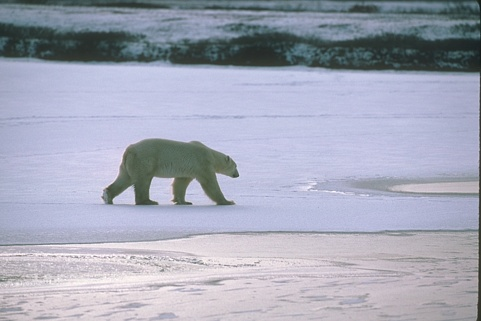
#> input picture lab2/test_images/100007.jpg, 481 x 321 px
$ jupyter execute --allow-errors lab2.ipynb
#> lines starting #> are read from the running program, lines starting #| are printed output that depends on the picture; long printed decimals are rounded
# Image Manipulations and Image Spaces

[cell 1]
import numpy as np
import matplotlib.pyplot as plt
from PIL import Image
from skimage import color
import os

[cell 2]
# Read an image
original_image = Image.open("./test_images/100007.jpg")
#> original_image is the input picture: PIL image 481x321 RGB; mean R, G, B 164.2, 167.6, 183.7

# Show the image
original_image.show()

[cell 3]
# Transform the image to numpy array to manipulate it
image_array = np.array(original_image)

# Inspect the image array
print(f"Shape: {image_array.shape}")
#| Shape: (321, 481, 3)
print(f"Red channel:\n{image_array[:, :, 0]}")
#> (printed output is left out)
print(f"Green channel:\n{image_array[:, :, 1]}")
#> (printed output is left out)
print(f"Blue channel:\n{image_array[:, :, 2]}")
#> (printed output is left out)

[cell 4]
# Manipulation example: make the image darker
image_array_v1 = (image_array * 0.6).astype(np.uint8)
image_v1_darker = Image.fromarray(image_array_v1)
image_v1_darker.show()

[cell 5]
# Manipulation example: manipulate the red channel
image_array_v2 = image_array[:, :, 0]
image_v2 = Image.fromarray(image_array_v2)
image_v2.show()
# Why is it grey?

[cell 6]
image_array_v2 = image_array.copy()
image_array_v2[:, :, 1] = 0  # Set green channel to 0
#> image_array_v2: shape (321, 481, 3)
image_array_v2[:, :, 2] = 0  # Set blue channel to 0
image_v2 = Image.fromarray(image_array_v2)
image_v2.show()

[cell 7]
# Transform RGB array to Lab array
from skimage.color import rgb2lab, lab2rgb

image_array_lab = rgb2lab(image_array)
#> image_array_lab: shape (321, 481, 3) float64; mean of channels 0, 1, 2 68.4, 1.9, -8.4
# Inspect the image array
print(f"Shape: {image_array_lab.shape}")
#| Shape: (321, 481, 3)
print(f"L channel:\n{image_array_lab[:, :, 0]}")
#> (printed output is left out)
print(f"a channel:\n{image_array_lab[:, :, 1]}")
#> (printed output is left out)
print(f"b channel:\n{image_array_lab[:, :, 2]}")
#> (printed output is left out)

# Transform Lab array to RGB array
image_array_rgb = lab2rgb(image_array_lab)

# Inspect the image array
print(f"Shape: {image_array_rgb.shape}")
#| Shape: (321, 481, 3)
print(f"Red channel:\n{image_array_rgb[:, :, 0]}")
#> (printed output is left out)
print(f"Green channel:\n{image_array_rgb[:, :, 1]}")
#> (printed output is left out)
print(f"Blue channel:\n{image_array_rgb[:, :, 2]}")
#> (printed output is left out)

# Show the image
image = Image.fromarray((image_array_rgb * 255).astype(np.uint8))
image.show()

[cell 8]
# Transform RGB to HSV
from skimage.color import rgb2hsv, hsv2rgb

image_array_hsv = rgb2hsv(image_array)
#> image_array_hsv: shape (321, 481, 3) float64; mean of channels 0, 1, 2 0.66, 0.133, 0.725
# Inspect the image array
print(f"Shape: {image_array_hsv.shape}")
#| Shape: (321, 481, 3)
print(f"H channel:\n{image_array_hsv[:, :, 0]}")
#> (printed output is left out)
print(f"S channel:\n{image_array_hsv[:, :, 1]}")
#> (printed output is left out)
print(f"V channel:\n{image_array_hsv[:, :, 2]}")
#> (printed output is left out)

# Histogram equalization on the V channel
from skimage.exposure import equalize_hist

image_array_hsv[:, :, 2] = equalize_hist(image_array_hsv[:, :, 2])
#> image_array_hsv: shape (321, 481, 3) float64; mean of channels 0, 1, 2 0.66, 0.133, 0.505
print(f"V channel after equalization:\n{image_array_hsv[:, :, 2]}")
#> (printed output is left out)

# Transform HSV to RGB
image_array_rgb = hsv2rgb(image_array_hsv)

# Show the image
image = Image.fromarray((image_array_rgb * 255).astype(np.uint8))
image.show()

# Compute Power

[cell 9]
def compute_power(image):
    img = image.astype(np.float64)
    gamma = 0.7755
    w0 = 1.48169521e-6
    w_r = 2.13636845e-7
    w_g = 1.77746705e-7
    w_b = 2.14348309e-7

    r_pow = w_r * np.power(img[:, :, 0], gamma)
    g_pow = w_g * np.power(img[:, :, 1], gamma)
    b_pow = w_b * np.power(img[:, :, 2], gamma)

    return w0 + np.sum(r_pow + g_pow + b_pow)

# Compute Distortion

[cell 10]
from skimage import color
def compute_distortion(original_img,modified_img):
    if original_img.shape != modified_img.shape:
        original_img = original_img[:,:,:3]
        modified_img = modified_img[:,:,:3]

    lab_orig = color.rgb2lab(original_img)
    lab_mod = color.rgb2lab(modified_img)

    diff = lab_orig - lab_mod
    dist_pixel = np.sqrt(np.sum(np.square(diff), axis=2))
    total_error = np.sum(dist_pixel)

    h, w, _ = original_img.shape
    max_dist = np.sqrt(100**2 + 255**2 + 255**2)

    return (total_error / (h * w * max_dist)) * 100

[cell 11]
power_result_original=compute_power(np.array(original_image))
#> in compute_power, `b_pow = w_b * np.power(img[:, :, 2], gamma)`:
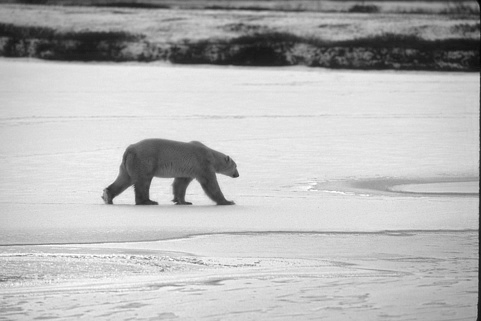
#> b_pow: shape (321, 481) float64; min 2.52e-06, max 1.58e-05, mean 1.21e-05; drawn with min black and max white
#> power_result_original = 5.02
power_result_v1=compute_power(np.array(image_v1_darker))
#> power_result_v1 = 3.37
distortion_result=compute_distortion(np.array(original_image),np.array(image_v1_darker))
#> in compute_distortion, `total_error = np.sum(dist_pixel)`: total_error = 4082637.5
#> distortion_result = 7.07

print(power_result_original)
#| 5.016
print(power_result_v1)
#| 3.365
print(distortion_result)
#| 7.066

# DVS

[cell 12]
import numpy as np

# [24 lines left out: function compute_pixel_current, not called in this run]

[cell 13]
# [15 lines left out: function compute_panel_power, not called in this run]

[cell 14]
from skimage.color import rgb2hsv, hsv2rgb
import numpy as np

# [37 lines left out: function apply_compensation, not called in this run]

[cell 15]
from typing import Tuple

# [23 lines left out: function displayed_image, not called in this run]

[cell 16]
import os
image_folder_path = "./test_images"  # 确保这个路径是正确的！
#> (the rest of this cell did not finish here and is left out)

[cell 17]
import pandas as pd
import os
from PIL import Image
# ==========================================
# 准备工作 (保持不变)
# ==========================================
voltages = [15.0, 14.0, 13.0, 12.0, 11.0, 10.0, 9.0]
strategies = ['none', 'brightness', 'contrast', 'both']
results = []
if 'test_images' in locals() and isinstance(test_images, list):
    print("警告：test_images 是列表格式，正在转换为字典以便生成报告...")
    test_images = {f"Image_{i}": img for i, img in enumerate(test_images)}
# ==========================================
# 主循环 (保持不变)
# ==========================================
print("开始执行实验循环...")

#> (the rest of this cell did not finish here and is left out)

[cell 18]
def estimate_power_part1(img):
    return compute_power(img)

[cell 19]
def apply_hungry_blue(img, k):
    img_mod = img.astype(np.int16) #default uint8[0,255] underflow
    img_mod[:, :, 2] = img_mod[:, :, 2] - k
    img_mod = np.clip(img_mod, 0, 255)
    return img_mod.astype(np.uint8)

[cell 20]
def load_images_from_folder(folder_path, limit=50):
    images_list = []

    valid_extensions = ('.jpg', '.jpeg', '.png', '.bmp', '.tiff')

    try:
        filenames = os.listdir(folder_path)
    except FileNotFoundError:
        print(f"错误: 找不到文件夹 '{folder_path}'")
        return []

    filenames.sort()

    count = 0
    print(f"正在从 {folder_path} 加载图片...")

    for filename in filenames:
        if count >= limit:
            break

        if filename.lower().endswith(valid_extensions):
            file_path = os.path.join(folder_path, filename)

            try:
                with Image.open(file_path) as img:
                    img_rgb = img.convert('RGB')

                    img_array = np.array(img_rgb)

                    images_list.append(img_array)
                    count += 1

            except Exception as e:
                print(f"无法加载图片 {filename}: {e}")

    print(f"成功加载 {len(images_list)} 张图片。")
    return images_list

[cell 21]
my_folder_path="./test_images"
images = load_images_from_folder(my_folder_path, limit=50)
#| 成功加载 3 张图片。
#> images = 3 items

[cell 22]
import numpy as np
import pandas as pd

# Used to store average values for plotting
results_hungry_blue = []

# Used to store all detailed data for later analysis of images with "maximum/minimum" power savings
# Structure: detailed_data[k] = [ {image_index, saving, distortion}, ... ]
detailed_data = {}

k_values = range(0, 256, 20) # Step size can be a bit larger to save time, e.g., 20

print("Running Strategy 1: Hungry Blue (detailed statistics version)...")

for k in k_values:
    # Temporary list to store results for each image at current k
    current_k_stats = []

    for idx, img in enumerate(images):
        # 1. calculate original power
        p_orig = estimate_power_part1(img)

        # 2. apply transformation
        img_new = apply_hungry_blue(img, k)

        # 3. calculate new power & distortion
        p_new = estimate_power_part1(img_new)
        dist = compute_distortion(img, img_new)

        # 4. calculate saving rate (handle division by zero)
        if p_orig > 0:
            saving = (p_orig - p_new) / p_orig * 100
        else:
            saving = 0

        # 5. save single image data
        current_k_stats.append({
            "idx": idx,          # remember which image
            "saving": saving,
            "dist": dist
        })

    # --- Statistics for current k ---
    all_savings = [item['saving'] for item in current_k_stats]
    all_dists = [item['dist'] for item in current_k_stats]

    # calculate averages for plotting Pareto curve
    avg_saving = np.mean(all_savings)
    avg_dist = np.mean(all_dists)

    results_hungry_blue.append((avg_dist, avg_saving))

    # save detailed data for later analysis
    detailed_data[k] = current_k_stats
#> this loop made 13 passes
#> (all_savings, avg_saving) on passes 1 to 8: ([1.77e-14, 0, 0], 5.9e-15), ([3.3, 4.09, 6.37], 4.58), ([6.74, 8.15, 13.33], 9.4), ([10.25, 12.09, 19.25], 13.86), ([13.62, 15.96, 23.3], 17.63), ([16.89, 19.81, 26.19], 20.96), ([20.13, 23.61, 28.15], 23.96), ([23.45, 27.21, 29.31], 26.66)
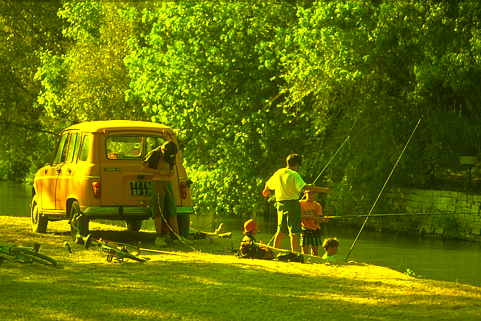
#> img_new: shape (321, 481, 3); mean R, G, B 100.8, 114, 0.1
#> after the loop, detailed_data = 13 items; results_hungry_blue = [(0, 5.9e-15), (2.96, 4.58), (5.67, 9.4), (7.97, 13.86), (9.88, 17.63), (11.48, 20.96), (12.81, 23.96), (13.87, 26.66), (14.68, 28.79), (15.26, 30.76), (15.62, 32.67), (15.77, 34.21), (15.8, 34.61)]


print("Calculation completed!")

[cell 23]
# get summary statistics for each k
stats_list = []

for k, stats in detailed_data.items():
    savings = [s['saving'] for s in stats]
    dists = [s['dist'] for s in stats]

    stats_list.append({
        "Parameter (k)": k,
        "Avg Saving %": np.mean(savings),
        "Min Saving %": np.min(savings),
        "Max Saving %": np.max(savings),
        "Avg Distortion": np.mean(dists),
        "Min Distortion": np.min(dists),
        "Max Distortion": np.max(dists)
    })
#> this loop made 13 passes
#> (k, savings, dists) on passes 2 to 9: (20, [3.3, 4.09, 6.37], [2.98, 2.88, 3.02]), (40, [6.74, 8.15, 13.33], [5.89, 5.57, 5.56]), (60, [10.25, 12.09, 19.25], [8.64, 8.01, 7.26]), (80, [13.62, 15.96, 23.3], [11.18, 10.18, 8.28]), (100, [16.89, 19.81, 26.19], [13.5, 12.05, 8.89]), (120, [20.13, 23.61, 28.15], [15.61, 13.57, 9.24]), (140, [23.45, 27.21, 29.31], [17.45, 14.72, 9.43]), (160, [26.84, 29.51, 30.03], [18.95, 15.54, 9.54])
#> after the loop, stats_list = 13 items

df_summary = pd.DataFrame(stats_list)
#> df_summary = table of 13 rows and 7 columns
# show the summary table
display(df_summary.round(2))

[cell 24]
# select a k value to showcase, e.g., k=120
target_k = 120
if target_k in detailed_data:
    stats = detailed_data[target_k]
#> stats = 3 items

    best_img_stat = max(stats, key=lambda x: x['saving'])
#> best_img_stat = {'idx': 2, 'saving': 28.15, 'dist': 9.24}
    worst_img_stat = min(stats, key=lambda x: x['saving'])
#> worst_img_stat = {'idx': 0, 'saving': 20.13, 'dist': 15.61}

    print(f"--- Representative Examples for k={target_k} ---")
    print(f"Max Saving: Image #{best_img_stat['idx']} (Saving: {best_img_stat['saving']:.2f}%)")
#| Max Saving: Image #2 (Saving: 28.15%)
    print(f"Min Saving: Image #{worst_img_stat['idx']} (Saving: {worst_img_stat['saving']:.2f}%)")
#| Min Saving: Image #0 (Saving: 20.13%)

    # --- Plotting ---
    import matplotlib.pyplot as plt

    # getting original images
    img_best_orig = images[best_img_stat['idx']]
    img_worst_orig = images[worst_img_stat['idx']]

    # getting processed images
    img_best_proc = apply_hungry_blue(img_best_orig, target_k)
#> in apply_hungry_blue (call 40), `img_mod[:, :, 2] = img_mod[:, :, 2] - k`:
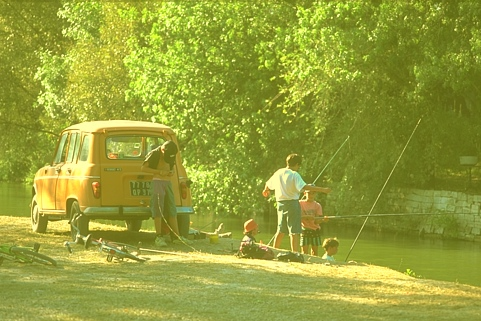
#> img_mod: shape (321, 481, 3) int16; mean R, G, B 100.8, 114, -35.5; drawn with min black and max white
    img_worst_proc = apply_hungry_blue(img_worst_orig, target_k)
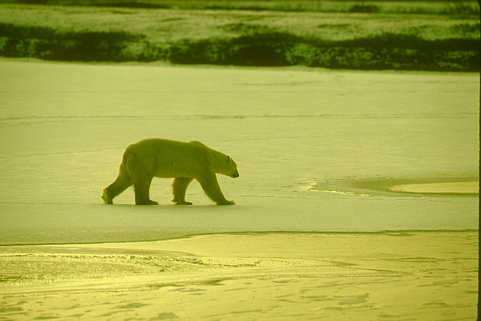
#> img_worst_proc: shape (321, 481, 3); mean R, G, B 164.2, 167.6, 71

    fig, axes = plt.subplots(2, 2, figsize=(10, 8))

    # saving most power
    axes[0,0].imshow(img_best_orig)
    axes[0,0].set_title(f"Max Saving Original\n(Img {best_img_stat['idx']})")
    axes[0,1].imshow(img_best_proc)
    axes[0,1].set_title(f"Processed (k={target_k})\nSave: {best_img_stat['saving']:.1f}%")

    # saving least power
    axes[1,0].imshow(img_worst_orig)
    axes[1,0].set_title(f"Min Saving Original\n(Img {worst_img_stat['idx']})")
    axes[1,1].imshow(img_worst_proc)
    axes[1,1].set_title(f"Processed (k={target_k})\nSave: {worst_img_stat['saving']:.1f}%")

    for ax in axes.flat: ax.axis('off')
    plt.tight_layout()
    plt.show()

[cell 25]
def apply_contrast_brightness(img, scale_v):
    # 转换到 HSV (skimage返回 0-1 float)
    hsv = color.rgb2hsv(img)
    hsv[:, :, 2] = hsv[:, :, 2] * scale_v # 调整 V 通道
    hsv[:, :, 2] = np.clip(hsv[:, :, 2], 0, 1) # 限制在 0-1
    # 转回 RGB 并扩展到 0-255
    return (color.hsv2rgb(hsv) * 255).astype(np.uint8)

[cell 26]
#strategy 2: Brightness Scaling
import numpy as np
import pandas as pd

# 存储用于画 Pareto 曲线的平均值
results_contrast = []
# 存储详细数据用于生成统计表和查找代表性图片
detailed_data_contrast = {}

c_values = [1.0, 0.9, 0.8, 0.7, 0.6, 0.5]

print("正在运行 Strategy 2: Brightness Scaling (详细统计版)...")

for c in c_values:
    current_c_stats = []

    for idx, img in enumerate(images):
        p_orig = estimate_power_part1(img)
        img_new = apply_contrast_brightness(img, c)
        p_new = estimate_power_part1(img_new)

        if p_orig > 0:
            saving = (p_orig - p_new) / p_orig * 100
        else:
            saving = 0

        dist = compute_distortion(img, img_new)

        # 保存单张图片结果
        current_c_stats.append({
            "idx": idx,
            "saving": saving,
            "dist": dist
        })

    # 计算平均值 (用于画图)
    all_savings = [x['saving'] for x in current_c_stats]
    all_dists = [x['dist'] for x in current_c_stats]

    results_contrast.append((np.mean(all_dists), np.mean(all_savings)))

    # 保存详细数据到字典
    detailed_data_contrast[c] = current_c_stats
#> this loop made 6 passes
#> all_savings on passes 1 to 6: [0.0505, 0.0677, 0.172], [8.06, 8.11, 8.24], [16.09, 16.14, 16.25], [24.42, 24.47, 24.62], [32.96, 33.01, 33.16], [41.76, 41.8, 41.93]
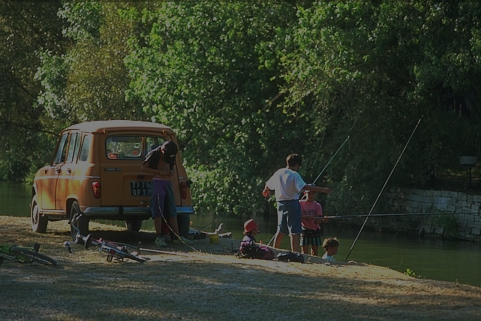
#> img_new: shape (321, 481, 3); mean R, G, B 50, 56.7, 41.9
#> after the loop, detailed_data_contrast = 6 items; results_contrast = [(0.0531, 0.0966), (1.55, 8.14), (3.07, 16.16), (4.65, 24.5), (6.25, 33.04), (7.9, 41.83)]

print("Strategy 2 计算完成！")

# --- 展示 Strategy 2 的统计表 ---
stats_list_cont = []
for c, stats in detailed_data_contrast.items():
    savings = [s['saving'] for s in stats]
    dists = [s['dist'] for s in stats]
    stats_list_cont.append({
        "Parameter (c)": c,
        "Avg Saving %": np.mean(savings),
        "Min Saving %": np.min(savings), # 作业要求的 Min
        "Max Saving %": np.max(savings), # 作业要求的 Max
        "Avg Distortion": np.mean(dists),
        "Min Distortion": np.min(dists),
        "Max Distortion": np.max(dists)
    })
#> this loop made 6 passes
#> (c, savings, dists) on passes 1 to 6: (1, [0.0505, 0.0677, 0.172], [0.0421, 0.0444, 0.0727]), (0.9, [8.06, 8.11, 8.24], [1.75, 1.57, 1.32]), (0.8, [16.09, 16.14, 16.25], [3.47, 3.13, 2.62]), (0.7, [24.42, 24.47, 24.62], [5.26, 4.73, 3.96]), (0.6, [32.96, 33.01, 33.16], [7.07, 6.37, 5.32]), (0.5, [41.76, 41.8, 41.93], [8.93, 8.04, 6.72])
#> after the loop, stats_list_cont = 6 items

print("\n--- Summary Table for Brightness Scaling ---")
display(pd.DataFrame(stats_list_cont).round(2))

[cell 27]
x_cont = [r[0] for r in results_contrast]
#> x_cont = [0.0531, 1.55, 3.07, 4.65, 6.25, 7.9]
y_cont = [r[1] for r in results_contrast]
#> y_cont = [0.0966, 8.14, 16.16, 24.5, 33.04, 41.83]
plt.plot(x_cont, y_cont, 'g-s', label='Brightness Scaling (Reduce V)')
for x, y, c in zip(x_cont, y_cont, c_values):
    if x < 6:
        # y+0.5 让文字稍微还在点上方
        plt.text(x + 0.1, y + 0.5, f'c={c:.1f}', color='green', fontsize=9)
#> this loop made 6 passes
#> (x, y, c) on passes 1 to 6: (0.0531, 0.0966, 1), (1.55, 8.14, 0.9), (3.07, 16.16, 0.8), (4.65, 24.5, 0.7), (6.25, 33.04, 0.6), (7.9, 41.83, 0.5)
plt.title('Pareto Curve: Power Saving vs. Image Distortion')
plt.xlabel('Average Distortion (%)')
plt.ylabel('Average Power Saving (%)')
plt.grid(True, which='both', linestyle='--', linewidth=0.5)
plt.legend()
plt.xlim(0, 5)

plt.show()
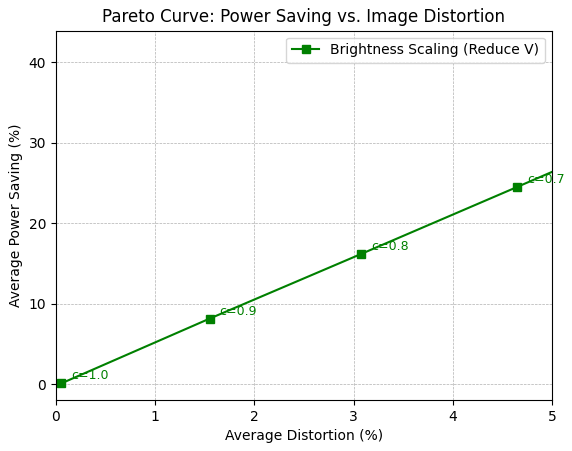
#> figure drawn by matplotlib, 1 panel

[cell 28]
#strategy 3: Histogram Equalization
from skimage import color, exposure

# 存储用于画 Pareto 曲线的平均值
results_hist = []
# 存储详细数据
detailed_data_hist = {}

alphas = [0.0, 0.2, 0.4, 0.6, 0.8, 1.0]

print("正在运行 Strategy 3: Histogram Equalization (详细统计版)...")

for alpha in alphas:
    current_alpha_stats = []

    for idx, img in enumerate(images):
        p_orig = estimate_power_part1(img)

        # 1. 生成全均衡化图像
        hsv = color.rgb2hsv(img)
        # 注意：equalize_hist 输入输出通常是归一化的 float，转换回 uint8 需小心
        hsv[:, :, 2] = exposure.equalize_hist(hsv[:, :, 2])
        img_eq = (color.hsv2rgb(hsv) * 255).astype(np.uint8)

        # 2. 混合: Final = (1-alpha)*Original + alpha*Equalized
        # 确保类型转换正确，防止溢出
        img_mixed = (img * (1 - alpha) + img_eq * alpha).astype(np.uint8)

        p_new = estimate_power_part1(img_mixed)

        if p_orig > 0:
            saving = (p_orig - p_new) / p_orig * 100
        else:
            saving = 0

        dist = compute_distortion(img, img_mixed)

        current_alpha_stats.append({
            "idx": idx,
            "saving": saving,
            "dist": dist
        })

    # 计算平均值
    all_savings = [x['saving'] for x in current_alpha_stats]
    all_dists = [x['dist'] for x in current_alpha_stats]

    results_hist.append((np.mean(all_dists), np.mean(all_savings)))
    detailed_data_hist[alpha] = current_alpha_stats
#> this loop made 6 passes
#> (all_savings, all_dists) on passes 2 to 6: ([5.19, 3.44, -0.786], [1.16, 0.775, 0.556]), ([10.31, 6.76, -1.85], [2.3, 1.54, 1.11]), ([15.62, 10.17, -2.85], [3.47, 2.31, 1.67]), ([21.12, 13.72, -3.77], [4.66, 3.1, 2.21]), ([26.69, 17.16, -4.91], [5.83, 3.86, 2.75])
#> pass 1, in compute_power (call 119), `img = image.astype(np.float64)`:
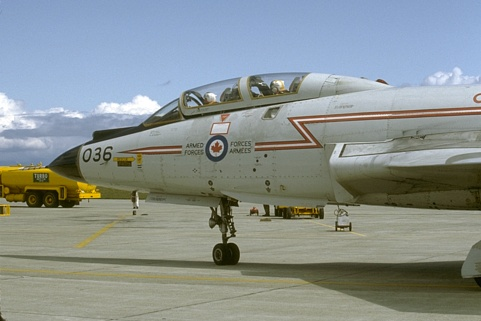
#> img: shape (321, 481, 3) float64; mean R, G, B 137.1, 145.1, 143.2
#> pass 1, in compute_power (call 119), `b_pow = w_b * np.power(img[:, :, 2], gamma)`:
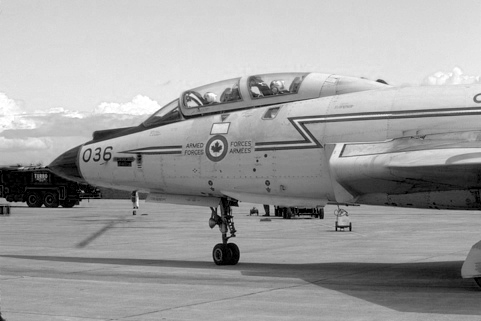
#> b_pow: shape (321, 481) float64; min 0, max 1.58e-05, mean 9.85e-06; drawn with min black and max white
#> after the loop:
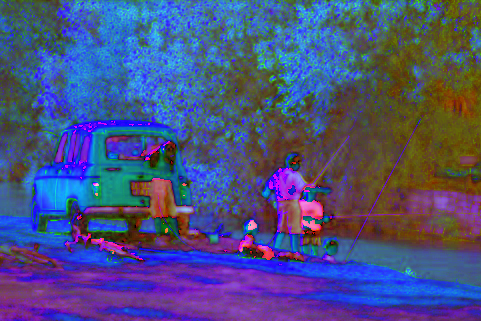
#> hsv: shape (321, 481, 3) float64; mean R, G, B 0.292, 0.315, 0.504
#> after the loop:
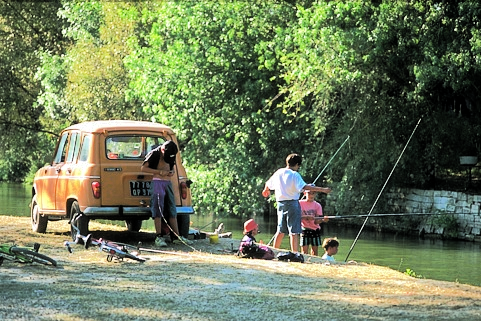
#> img_mixed: shape (321, 481, 3); mean R, G, B 110.4, 124, 91.4
#> after the loop, detailed_data_hist = 6 items; results_hist = [(0, 0), (0.83, 2.62), (1.65, 5.07), (2.48, 7.64), (3.33, 10.36), (4.15, 12.98)]

print("Strategy 3 计算完成！")

# --- 展示 Strategy 3 的统计表 ---
stats_list_hist = []
for a, stats in detailed_data_hist.items():
    savings = [s['saving'] for s in stats]
    dists = [s['dist'] for s in stats]
    stats_list_hist.append({
        "Parameter (alpha)": a,
        "Avg Saving %": np.mean(savings),
        "Min Saving %": np.min(savings),
        "Max Saving %": np.max(savings),
        "Avg Distortion": np.mean(dists),
        "Min Distortion": np.min(dists),
        "Max Distortion": np.max(dists)
    })
#> this loop made 6 passes
#> (a, savings, dists) on passes 2 to 6: (0.2, [5.19, 3.44, -0.786], [1.16, 0.775, 0.556]), (0.4, [10.31, 6.76, -1.85], [2.3, 1.54, 1.11]), (0.6, [15.62, 10.17, -2.85], [3.47, 2.31, 1.67]), (0.8, [21.12, 13.72, -3.77], [4.66, 3.1, 2.21]), (1, [26.69, 17.16, -4.91], [5.83, 3.86, 2.75])
#> after the loop, stats_list_hist = 6 items

print("\n--- Summary Table for Histogram Equalization ---")
display(pd.DataFrame(stats_list_hist).round(2))

[cell 29]
import matplotlib.pyplot as plt

plt.figure(figsize=(10, 7))

# 1. Hungry Blue 曲线
if results_hungry_blue: # 确保数据存在
    x_blue = [r[0] for r in results_hungry_blue]
#> x_blue = [0, 2.96, 5.67, 7.97, 9.88, 11.48, 12.81, 13.87, 14.68, 15.26, 15.62, 15.77, 15.8]
    y_blue = [r[1] for r in results_hungry_blue]
#> y_blue = [5.9e-15, 4.58, 9.4, 13.86, 17.63, 20.96, 23.96, 26.66, 28.79, 30.76, 32.67, 34.21, 34.61]
    plt.plot(x_blue, y_blue, 'b-o', label='Hungry Blue')

# 2. Brightness Scaling 曲线
if results_contrast:
    x_cont = [r[0] for r in results_contrast]
    y_cont = [r[1] for r in results_contrast]
    plt.plot(x_cont, y_cont, 'g-s', label='Brightness Scaling')

# 3. Histogram Eq 曲线
if results_hist:
    x_hist = [r[0] for r in results_hist]
#> x_hist = [0, 0.83, 1.65, 2.48, 3.33, 4.15]
    y_hist = [r[1] for r in results_hist]
#> y_hist = [0, 2.62, 5.07, 7.64, 10.36, 12.98]
    plt.plot(x_hist, y_hist, 'r-^', label='Histogram Eq Mixing')

plt.title('Pareto Curve: Power Saving vs. Distortion (Comparison)')
plt.xlabel('Average Distortion')
plt.ylabel('Average Power Saving (%)')
plt.grid(True, linestyle='--', alpha=0.7)
plt.legend()

# 根据数据的范围调整坐标轴，让左下角（低失真区）更清晰
plt.xlim(0, 10)
# plt.ylim(0, 50)

plt.show()
